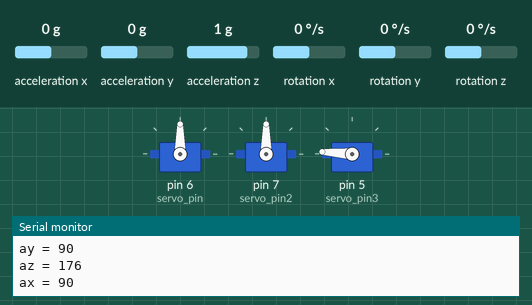
This sketch was run on a simulated Arduino Uno, built with avr-gcc and run on an emulated ATmega328P. Shown: 3 × servo, the last lines printed to the serial monitor. Inputs (shaded band) come from the test bench; at power-on: acceleration x 0 g, acceleration y 0 g, acceleration z 1 g, rotation x 0 °/s, rotation y 0 °/s, rotation z 0 °/s.

Above: at 3.2 s.
3.3 s: acceleration x set to -1.4 g
At 4.5 s:
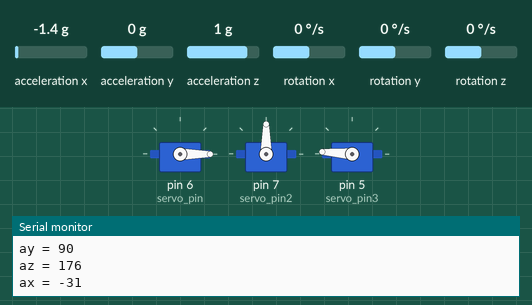
4.8 s: acceleration y set to -1.4 g
At 5.9 s:
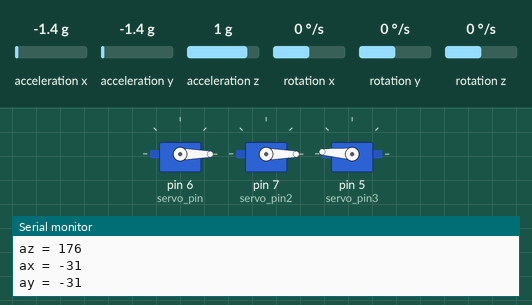
6.3 s: acceleration z set to -1.4 g
At 7.0 s:
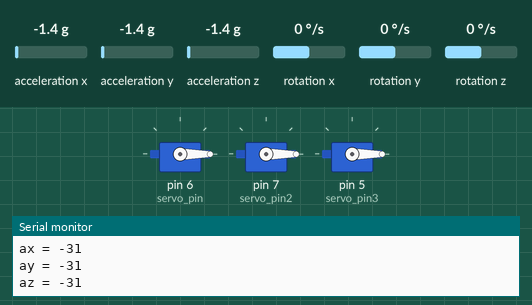
7.8 s: acceleration x set to -0.8 g
At 9.0 s:
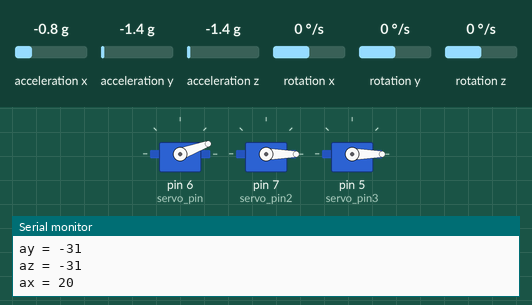
9.3 s: acceleration y set to -0.8 g
At 10.5 s:
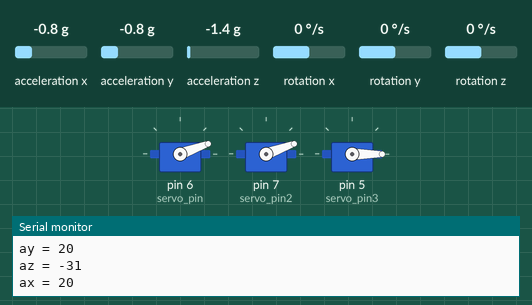
10.8 s: acceleration z set to -0.8 g
At 11.2 s:
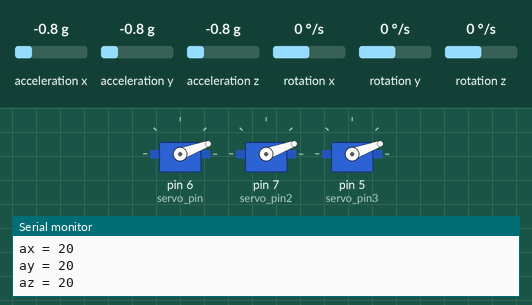
Timing chart, 0 to 13.3 s (numbered marks = the images above; inputs shaded):
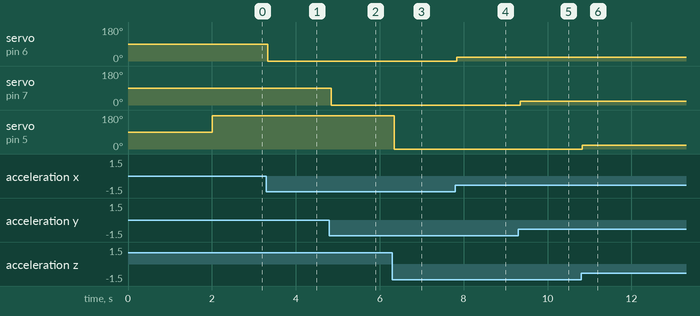

The sketch:

mugParkinson.ino
```cpp
#include <Wire.h>
#include <MPU6050.h>
#include <Servo.h>

Servo sg90;
Servo servo;
Servo servo2;
MPU6050 sensor ;

int servo_pin = 6;
int servo_pin2 = 7;
int servo_pin3 = 5;
int16_t ax, ay, az ;
int16_t gx, gy, gz ;

void setup() {
  sg90.attach(servo_pin);
  servo.attach(servo_pin2);
  servo2.attach(servo_pin3);
  Wire.begin();
  Serial.begin(9600);
  Serial.println("Initializing the sensor");
  sg90.write(90);
  servo.write(90);
  servo2.write(90);
  sensor.initialize();
  Serial.println(sensor.testConnection() ? "Successfully Connected" : "Connection failed");
  delay(1000);
  Serial.println("Taking Values from the sensor");
  delay (1000);
}


void loop(){

  sensor.getMotion6 (&ax, &ay, &az, &gx, &gy, &gz);
  ax = map (ax, -17000, 17000, 0, 180);
  ay = map (ay, -17000, 17000, 0, 180);
  az = map (az, -17000, 17000, 0, 180);

  Serial.print("ax = ");
  Serial.println(ax);
  Serial.print("ay = ");
  Serial.println(ay);
  Serial.print("az = ");
  Serial.println(az);

  sg90.write(ax);
  servo.write(ay);
  servo2.write(az);
  delay(1);
  // default 200

}
```

Measured:
- after the input at 3.3 s, servo on pin 6 (servo_pin): 90° → 0° at once
- after the input at 4.8 s, servo on pin 7 (servo_pin2): 90° → 0° after 0.05 s
- after the input at 6.3 s, servo on pin 5 (servo_pin3): 176° → 0° at once
- after the input at 7.8 s, servo on pin 6 (servo_pin): 0° → 20° at once
- after the input at 9.3 s, servo on pin 7 (servo_pin2): 0° → 20° after 0.05 s
- after the input at 10.8 s, servo on pin 5 (servo_pin3): 0° → 20° at once
